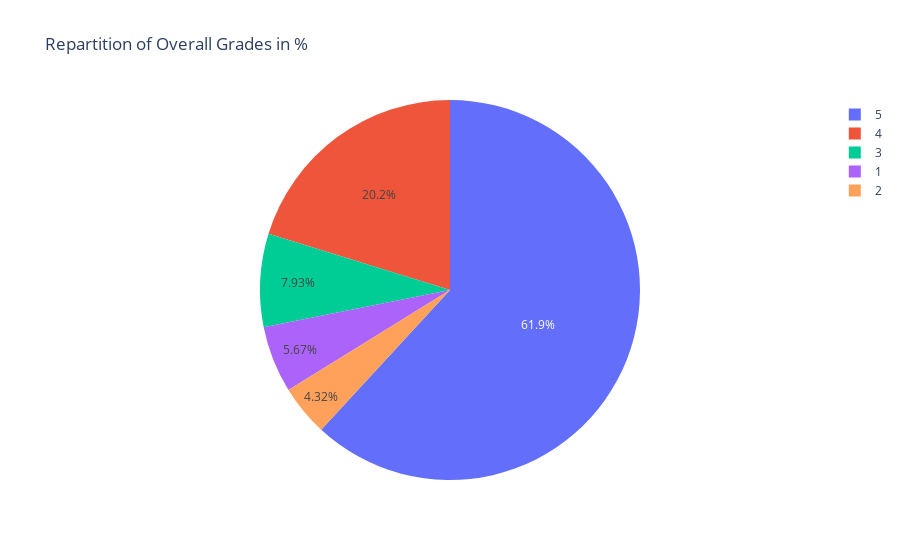

Notebook code for this chart:
### Code cell
# Let's first check the repartition in % of the overall grades 
counts = reviews['overall'].value_counts().sort_index()

fig = px.pie(
    names=counts.index,
    values=counts.values,
    title="Repartition of Overall Grades in %"
)

fig.show()

### Figure 1 — Plotly figure (JSON) as saved in the notebook; plotly's stock layout.template omitted (floating-point values rounded to 4 significant figures)
{"data": [{"domain": {"x": [0, 1], "y": [0, 1]}, "hovertemplate": "label=%{label}<br>value=%{value}<extra></extra>", "labels": [1, 2, 3, 4, 5], "legendgroup": "", "name": "", "showlegend": true, "type": "pie", "values": [2837, 2162, 3965, 10108, 30928]}], "layout": {"legend": {"tracegroupgap": 0}, "title": {"text": "Repartition of Overall Grades in %"}}}
